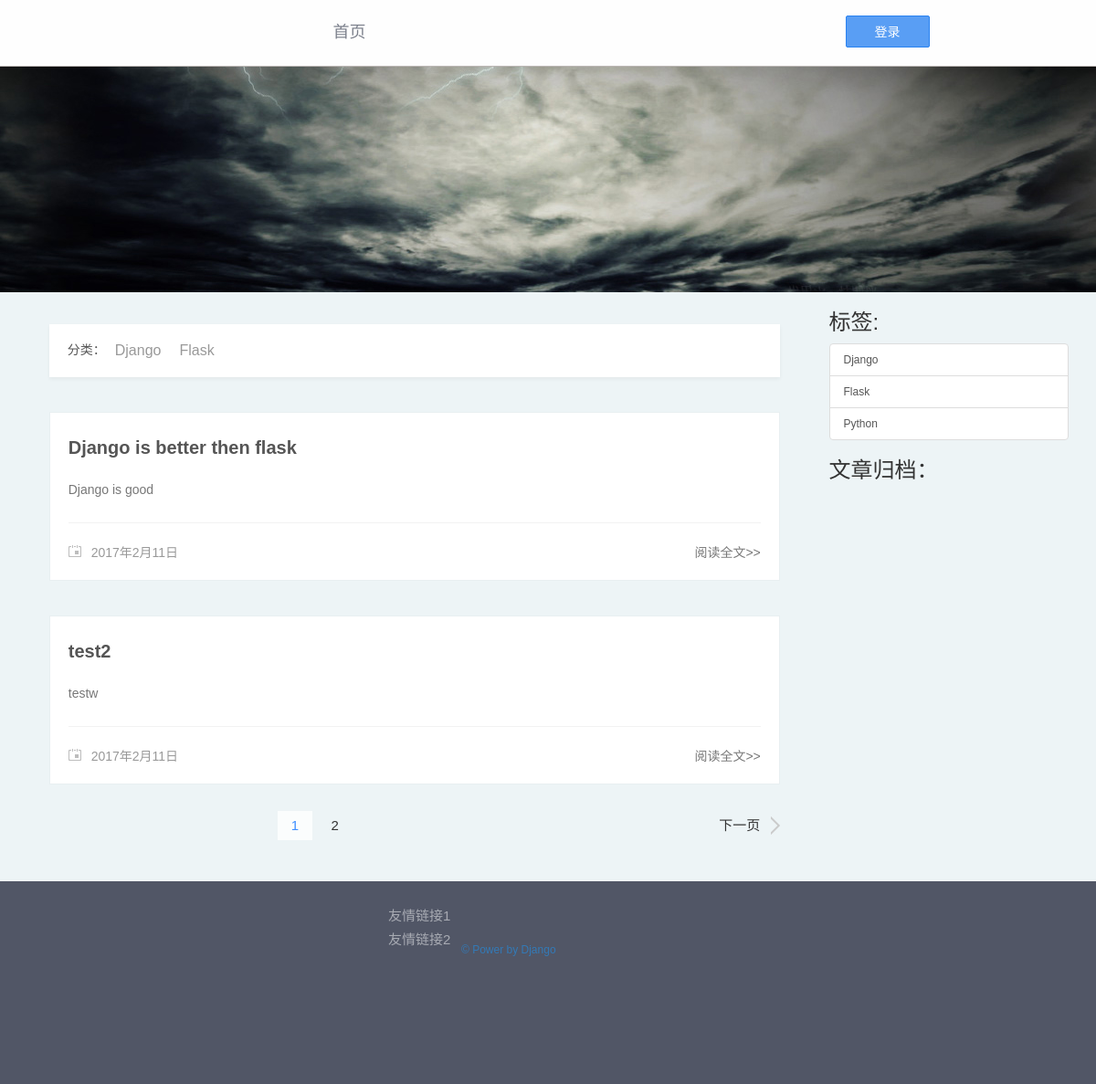
The app's page /archive/2017/2 with its own data.
### blog/models.py (models this page shows, shortened)
class Category(models.Model):
    name = models.CharField('name',max_length = 20)
    created_time = models.DateTimeField('created_time',auto_now_add = True)
    last_modified_time = models.DateTimeField('last_modified_tiem',auto_now = True)

class Article(models.Model):
    STATUS_CHOICES = (
        ('d','Draft'),
        ('p','Published'),
    )
    objects = ArticleManage()
    title = models.CharField('title',max_length = 70)
    body = models.TextField('body')
    created_time = models.DateTimeField('文章创建时间',auto_now_add = True)
    last_modified_time = models.DateTimeField('last_modified_time',auto_now = True)
    status = models.CharField('status',max_length = 1,choices = STATUS_CHOICES)
    abstract = models.CharField('abstract',max_length = 54,blank = True,null = True,help_text = 'you can choice fist 54 words as the abstruct')
    views = models.PositiveIntegerField('views',default = 0)
    likes= models.PositiveIntegerField('liskes',default = 0)
    topped = models.BooleanField('topped',default = False)
    category = models.ForeignKey('Category',verbose_name = 'category',null = True,on_delete = models.SET_NULL)
    tags = models.ManyToManyField('Tag',verbose_name = 'tags',blank = True)
    class Meta:
        ordering = ['-last_modified_time']

class Tag(models.Model):
    name = models.CharField('name',max_length = 20)
    created_time = models.DateTimeField('created_time',auto_now_add = True)
    last_modified_time = models.DateTimeField('last_modified_time',auto_now = True)

### blog/views.py (the view)
# urls.py: url(r'^archive/(?P<year>\d+)/(?P<month>\d+)$',views.ArchiveView.as_view(),name = 'archive'),
class ArchiveView(ListView):
    template_name = 'blog/index.html'
    context_object_name = 'article_list'
    def get_queryset(self):
        year = int(self.kwargs['year'])
        month = int(self.kwargs['month'])
        article_list = Article.objects.filter(created_time__year=year,created_time__month=month)
        for article in article_list:
            article.body = markdown2.markdown(article.body,extras=['fenced-code-blocks'],)
        return article_list
    def get_context_data(self,**kwargs):
        kwargs['category_list'] = Category.objects.all().order_by('name')
        kwargs['tag_list'] = Tag.objects.all().order_by('name')
        return super(ArchiveView,self).get_context_data(**kwargs)

### blog/templatetags/paginate_tags.py (called while the page is built)
def get_right(current_page,right,num_pages):
    if current_page == num_pages:
        return []
    return [i+1 for i in range(current_page,current_page + right -1) if i < num_pages-1]

### blog/templates/blog/index.html (shortened to what this page needs)
{% extends 'base.html' %}
{% block content %}
    <div id="banner" class="noselect"></div>
    <div class="container">
        <div class="row">
            <div class="col-lg-9">
                <div id="category" class="noselect">
                    <div id="category-title">
                        <ul>
                            <li>分类：</li>
                            {% for category in category_list %}
                                <li class="cat-item"><a
                                        href="{% url 'blog:category' category.id %}">{{ category.name }}</a>
                                </li>
                            {% endfor %}
                        </ul>
                    </div>
                </div>
                <div id="bd" class="wrp clear-fix">
                    <div id="main">
                        {% load paginate_tags %}
                        {% for article in article_list %}
                            <div class="post">
                                <div class="post-hd">
                                    <h1 class="title"><a
                                            href="{% url 'blog:detail' article.pk %}">{{ article.title }}</a></h1>
                                </div>
                                <div class="post-bd">
                                    <p>{{ article.abstract }}</p>
                                </div>
                                <div class="post-ft">
                                    <a href="{% url 'blog:detail' article.id %}" class="more">阅读全文>></a>
                                    <i class="icon-date"></i>
                                    <span class="date">{{ article.last_modified_time|date:"Y年n月d日" }}</span>
                                </div>
                            </div>
                        {% endfor %}
                        {% include 'blog/pagination.html' %}
                    </div>
                </div>
            </div>
            <div class="col-lg-3">
                <h3>标签:</h3>
                <div class="list-group">
                    {% for tag in tag_list %}
                        <a href="{% url 'blog:tag' tag.pk %}" class="list-group-item">{{ tag.name }}</a>
                    {% endfor %}
                </div>
                <h3>文章归档：</h3>
            </div>
        </div>
    </div>
{% endblock %}

### blog/static/blog/css/style.css (style rules this page uses)
html, body { margin: 0; padding: 0; border: 0; font-size: 100%; vertical-align: baseline; line-height: 1; }
body { margin: 0; padding: 0; font: 12px 'Microsoft Yahei', '微软雅黑', 'simsun', Arial, sans-serif; background-color: #edf4f6; min-width: 960px; }
ul { padding: 0; margin: 0; }
li { float:left; list-style: none; }
a { text-decoration: none }
.noselect { -webkit-touch-callout: none; -webkit-user-select: none; -khtml-user-select: none; -moz-user-select: none; -ms-user-select: none; user-select: none; }
.wrp { width: 960px; height: 72px; margin: 0 auto; }
.clear-fix:after { clear: both; display: block; visibility: hidden; overflow: hidden; height: 0; content: '.' }
.clear-fix { zoom: 1 }
#banner { background: url(../img/banner.jpg) no-repeat center; height: 247px; }
#bd { margin: 0 auto; width: 800px; height: auto; }
#main { float: left; overflow-x: hidden; width: 100% }
.post { margin-top: 38px; border: 1px solid #e8eff1; background-color: #fff; padding-left: 20px; padding-right: 20px; }
.post-hd .title { margin: 27px 0 27px; font-size: 20px; font-weight: bold; color: #555; }
.post-hd .title a { color: #555; }
.icon-date { display: inline-block; *display: inline; *zoom: 1; width: 14px; height: 13px; margin-right: 7px; background: url(../img/date.png) no-repeat; }
.read, .date { color: #999; margin-right: 12px; }
.post-bd { / / min-height: 250 px; word-break: break-word; color: #777; }
.post-bd p { color: #777; font-size: 14px; }
.post-ft { margin-top: 28px; padding: 21px 0 21px 0; border-top: 1px solid #f2f2f2; color: #999; font-size: 14px; }
.post-ft .more { float: right; color: #777; }
#category { display: block; width: 800px; margin: 0 auto; height: 58px; margin-top: 35px; background-color: #fff; box-shadow: 0 2px 4px rgba(0, 0, 0, 0.05); }
#category-title { margin-left: 20px; }
#category-title li { display: inline-block; *display: inline; *zoom: 1; font-size: 14px; color: #555; line-height: 57px; vertical-align: top; }
#category-title li a { font-size: 16px; color: #999; padding: 0 10px; display: block; border-bottom: 1px solid #fff; }

### records on screen
Category: name "Django"
Category: name "Flask"
Article: title "Django is better then flask", abstract "Django is good", last_modified_time "2017年2月11日"
Article: title "test2", abstract "testw", last_modified_time "2017年2月11日"
Tag: name "Django"
Tag: name "Flask"
Tag: name "Python"

### other values on screen
{{ last_page }} "2"
